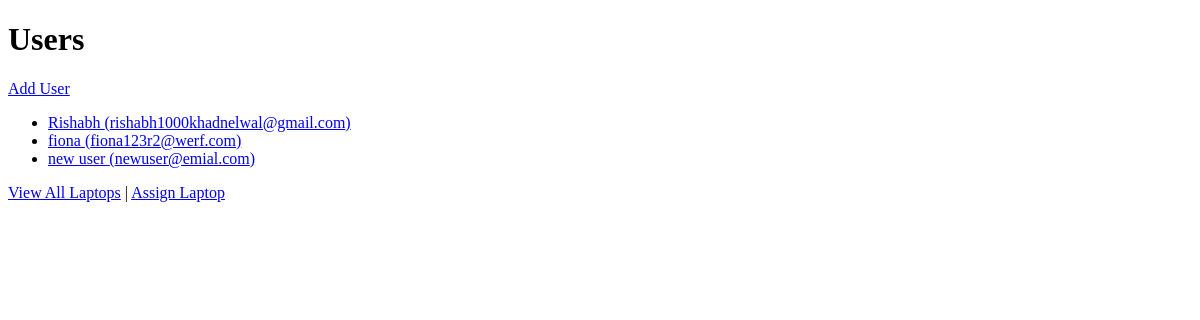
Before: / with the older database file.
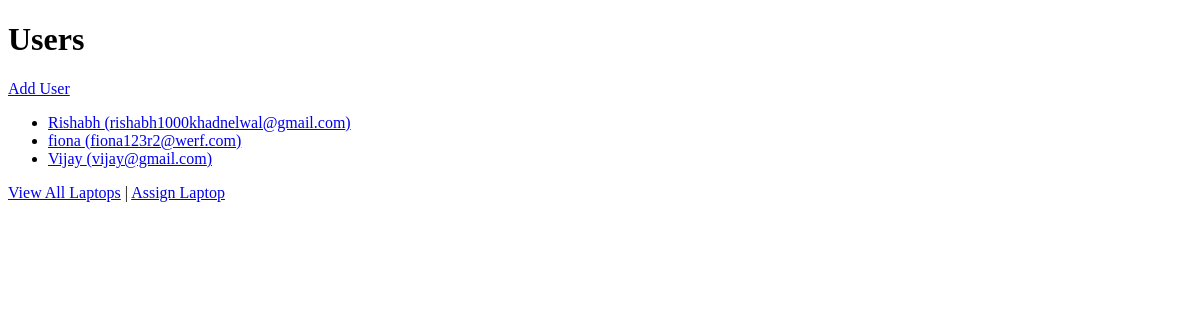
After: the same page with the newer database file.
### db/database.py (models this page shows)
class User(Base):
    __tablename__ = "users"
    id = Column(Integer, primary_key=True, index=True)
    name = Column(String, nullable=False)
    email = Column(String, unique=True, index=True, nullable=False)
    is_active = Column(Boolean, default=True)
    assignments = relationship("LaptopAssignment", cascade="all, delete-orphan", backref="user")

### app/main.py (the view)
@app.route("/")
def index():
    users = [u for u in get_all_users() if u.is_active]
    return render_template("index.html", users=users)

### db/crud.py (called while the page is built)
def get_all_users() -> List[User]:
    session = SessionLocal()
    users = session.query(User).all()
    session.close()
    return users

### app/templates/index.html (shortened to what this page needs)
<!DOCTYPE html>
<html>
<head>
</head>
<body>
    <h1>Users</h1>
    <a href="{{ url_for('add_user') }}">Add User</a>
    <ul>
        {% for user in users %}
            <li>
                <a href="{{ url_for('user_detail', user_id=user.id) }}">{{ user.name }} ({{ user.email }})</a>
            </li>
        {% else %}
            <li>No users found.</li>
        {% endfor %}
    </ul>
    <a href="{{ url_for('list_laptops') }}">View All Laptops</a> |
    <a href="{{ url_for('assign_laptop') }}">Assign Laptop</a>
</body>
</html>

Changed rows visible on the page:
changed User: name "new user" → "Vijay"; email "newuser@emial.com" → "vijay@gmail.com"
